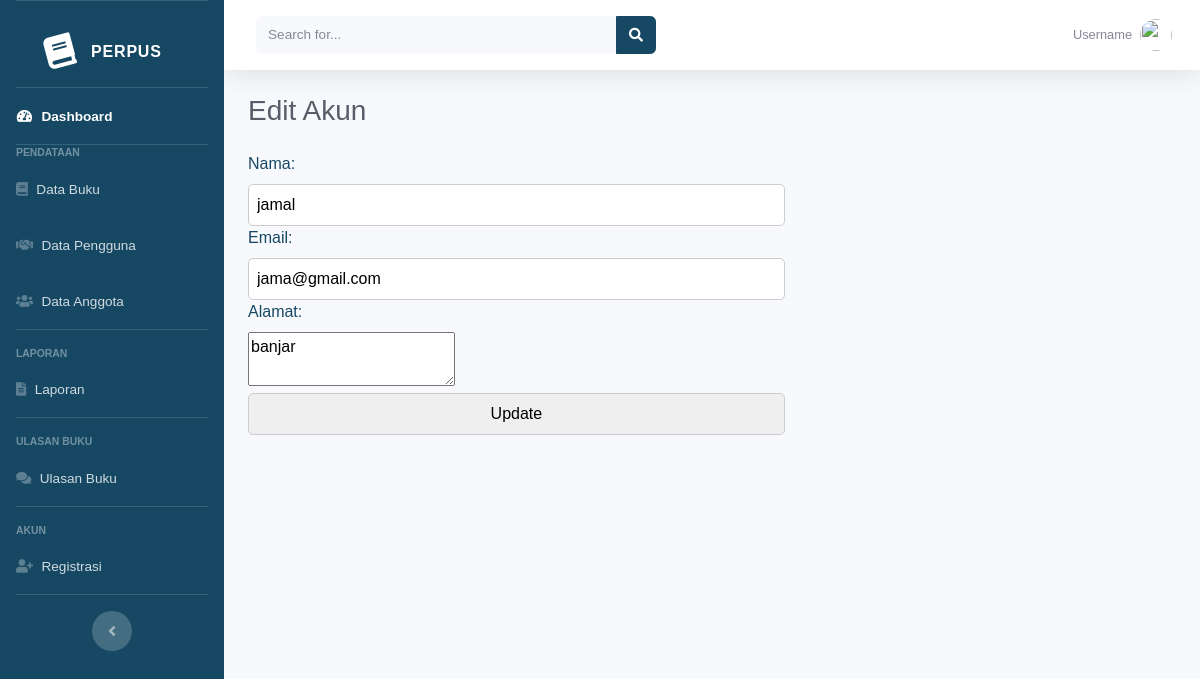
/edit/edit_data_anggota.php?user_id=13 (signed in), run on the app's committed database.
### tables this page shows
CREATE TABLE `user` (
  `user_id` int(11) NOT NULL,
  `perpus_id` int(11) NOT NULL,
  `username` varchar(50) NOT NULL,
  `password` varchar(255) NOT NULL,
  `email` varchar(50) NOT NULL,
  `nama_lengkap` varchar(50) NOT NULL,
  `no_hp` varchar(50) NOT NULL,
  `alamat` varchar(50) NOT NULL,
  `role` varchar(50) NOT NULL,
  `created_at` timestamp NOT NULL DEFAULT current_timestamp() ON UPDATE current_timestamp()
);

### edit/edit_data_anggota.php (the view, shortened to what this page needs)
<?php
include('koneksi.php');
$role = $_SESSION["role"];
?>
<!DOCTYPE html>
<html lang="en">
<head>
    <link href="../dashboard/vendor/fontawesome-free/css/all.min.css" rel="stylesheet" type="text/css">
    <link href="../dashboard/css/sb-admin-2.min.css" rel="stylesheet">
</head>
<body id="page-top">
    <div id="wrapper">
        <ul class="navbar-nav bg-gradient-primary sidebar sidebar-dark accordion" id="accordionSidebar">
            <a class="sidebar-brand d-flex align-items-center justify-content-center" href="index.html">
                <div class="sidebar-brand-icon rotate-n-15">
                    <i class="fas fa-book"></i>
                </div>
                <div class="sidebar-brand-text mx-3">Perpus</div>
            </a>
            <hr class="sidebar-divider my-0">
            <li class="nav-item active">
                <a class="nav-link" href="../admin/home.php">
                    <i class="fas fa-fw fa-tachometer-alt"></i>
                    <span>Dashboard</span></a>
            </li>
            <?php
            if ($role === "admin") :
            ?>
                <hr class="sidebar-divider my-0">
                <div class="sidebar-heading">
                    Pendataan
                </div>
                <li class="nav-item">
                    <a class="nav-link" href="../admin/index_data_buku.php">
                        <i class="fas fa-book"></i>
                        <span>Data Buku</span></a>
                </li>
                <li class="nav-item">
                    <a class="nav-link" href="../admin/index_peminjam.php">
                        <i class="fas fa-handshake"></i>
                        <span>Data Pengguna</span></a>
                </li>
                <li class="nav-item">
                    <a class="nav-link" href="../admin/index_data_anggota.php">
                        <i class="fas fa-users"></i>
                        <span>Data Anggota</span>
                    </a>
                </li>
                <hr class="sidebar-divider">
                <div class="sidebar-heading">
                    Laporan
                </div>
                <li class="nav-item">
                    <a class="nav-link" href="../admin/index_laporan.php">
                        <i class="fas fa-file-alt"></i>
                        <span>Laporan</span></a>
                </li>
                <hr class="sidebar-divider">
                <div class="sidebar-heading">
                    Ulasan Buku
                </div>
                <li class="nav-item">
                    <a class="nav-link" href="../admin/index_ulasan_buku.php">
                        <i class="fas fa-comments"></i>
                        <span>Ulasan Buku</span></a>
                </li>
                <hr class="sidebar-divider">
                <div class="sidebar-heading">
                    Akun
                </div>
                <li class="nav-item">
                    <a class="nav-link" href="../admin/index_register.php">
                        <i class="fas fa-user-plus"></i>
                        <span>Registrasi</span>
                    </a>
                </li>
                <hr class="sidebar-divider d-none d-md-block">
            <?php endif ?>
            <div class="text-center d-none d-md-inline">
                <button class="rounded-circle border-0" id="sidebarToggle"></button>
            </div>
        </ul>
        <div id="content-wrapper" class="d-flex flex-column">
            <div id="content">
                <nav class="navbar navbar-expand navbar-light bg-white topbar mb-4 static-top shadow">
                    <form class="d-none d-sm-inline-block form-inline mr-auto ml-md-3 my-2 my-md-0 mw-100 navbar-search">
                        <div class="input-group">
                            <input type="text" class="form-control bg-light border-0 small" placeholder="Search for..." aria-label="Search" aria-describedby="basic-addon2">
                            <div class="input-group-append">
                                <button class="btn btn-primary1" type="button">
                                    <i class="fas fa-search fa-sm"></i>
                                </button>
                            </div>
                        </div>
                    </form>
                    <ul class="navbar-nav ml-auto">
                        <li class="nav-item dropdown no-arrow">
                            <a class="nav-link dropdown-toggle" href="#" id="userDropdown" role="button" data-toggle="dropdown" aria-haspopup="true" aria-expanded="false">
                                <span class="mr-2 d-none d-lg-inline text-gray-600 small">Username</span>
                                <img class="img-profile rounded-circle" src="https://source.unsplash.com/QAB-WJcbgJk/60x60">
                            </a>
                        </li>
                    </ul>
                </nav>
                <div class="container-fluid">
                    <div class="d-sm-flex align-items-center justify-content-between mb-4">
                        <h2 class="h3 mb-0 text-gray-800">Edit Akun</h2>
                    </div>
                    <div class="row">
                        <div class="col-xl-12 col-md-6 mb-4">
                            <?php
                            if (isset($_GET['user_id'])) {
                                $user_id = $_GET['user_id'];
                                $sql = "SELECT * FROM user WHERE user_id = $user_id";
                                $result = $conn->query($sql);
                                if ($result->num_rows > 0) {
                                    $row = $result->fetch_assoc();
                                    echo '<form action="../update/update_data_anggota.php" method="POST">';
                                    echo '<label for="nama">Nama:</label>';
                                    echo '<input type="text" id="username" name="username" value="' . $row['username'] . '"><br>';
                                    echo '<label for="email">Email:</label>';
                                    echo '<input type="email" id="email" name="email" value="' . $row['email'] . '"><br>';
                                    echo '<label for="alamat">Alamat:</label>';
                                    echo '<textarea id="alamat" name="alamat">' . $row['alamat'] . '</textarea><br>';
                                    echo '<input type="submit" value="Update">';
                                    echo '</form>';
                                } else {
                                    echo 'Anggota tidak ditemukan.';
                                }
                            } else {
                                echo 'Parameter id tidak ditemukan.';
                            }
                            ?>
                        </div>
                    </div>
                </div>
            </div>
        </div>
    </div>
</body>
</html>

### edit/edit_data_anggota.php (style rules this page uses)
.bg-gradient-primary { background-color: #164863; background-image: linear-gradient(180deg, #164863 10%, #164863 100%); background-size: cover; }
.sidebar { background-color: #164863; }
.btn-primary1 { background-color: #164863; border-color: #164863; transition: background-color 0.3s ease; color: #ffffff; }
.nav-link { display: flex; align-items: center; }
.nav-link i { margin-right: 10px; }
body { font-family: Arial, sans-serif; margin: 0; background-color: #164863; color: #fff; }
h2 { color: #164863; text-align: center; }
a { text-decoration: none; color: inherit; }
form { width: 60%; border-radius: 10px; }
label { display: block; color: #164863; }
input, select { width: calc(100% - 20px); padding: 8px; box-sizing: border-box; border: 1px solid #ccc; border-radius: 5px; }
button { background-color: #4e73df; color: #fff; padding: 8px 16px; border: none; border-radius: 5px; cursor: pointer; transition: background-color 0.3s ease; }

### data on the page
user: username "jamal", email "jama@gmail.com", alamat "banjar"
